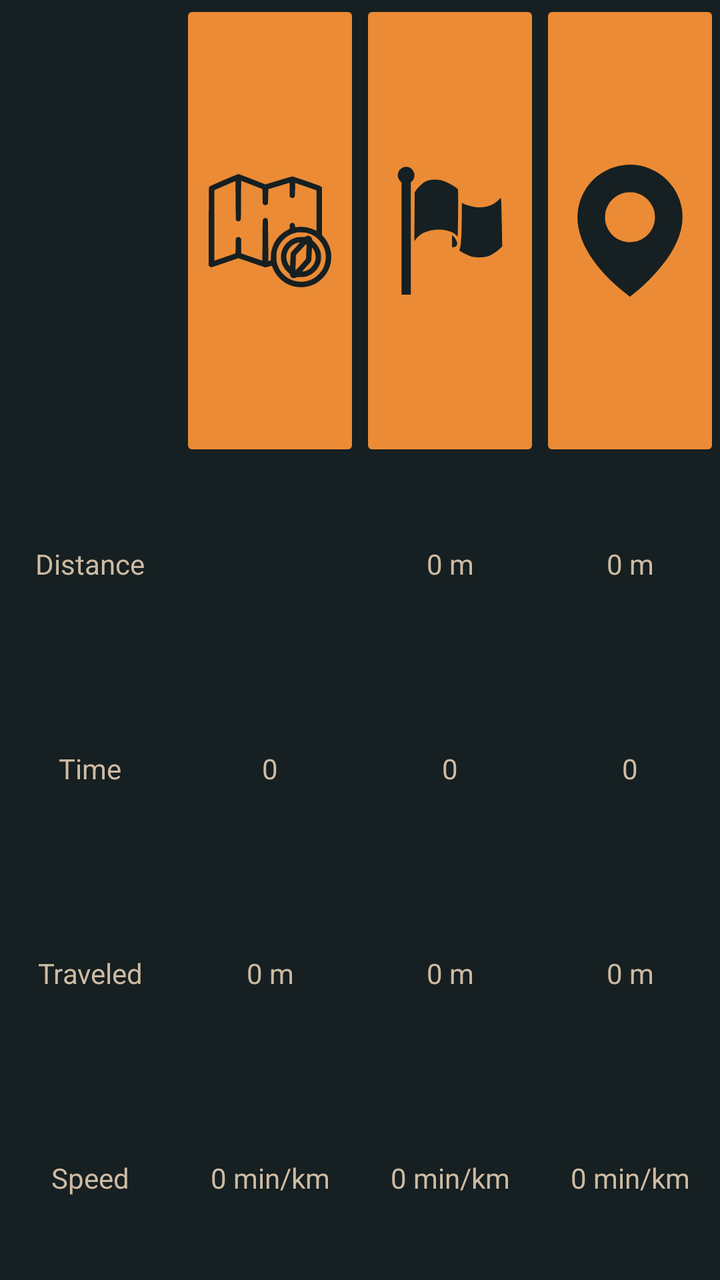
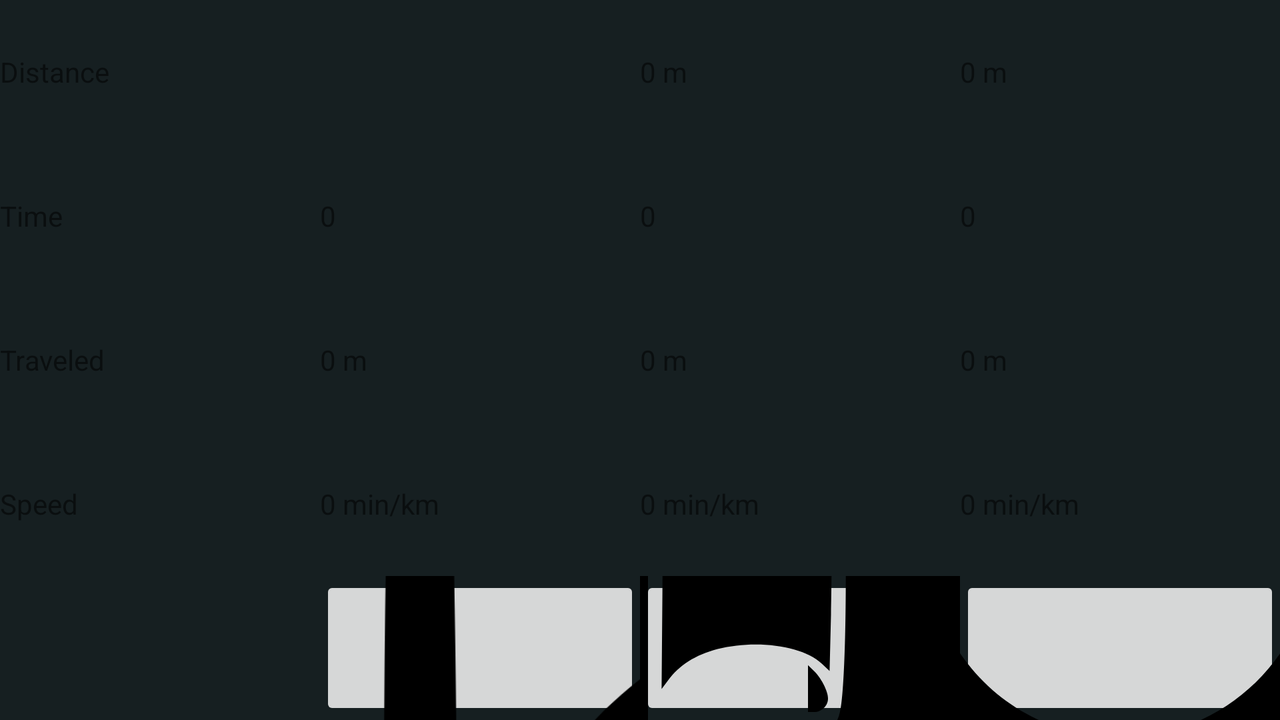

Two renders of one Android screen. The first uses the default layout on a phone; the second uses the alternative layout the repository ships for a different screen configuration, on a matching device. The two XML files are below.
<!-- AndroidManifest.xml: application theme Theme.GPSSportMap -->
<!-- res/layout/bottom_bar_ui.xml -->
<?xml version="1.0" encoding="utf-8"?>
<LinearLayout xmlns:android="http://schemas.android.com/apk/res/android"
    xmlns:app="http://schemas.android.com/apk/res-auto"
    android:id="@+id/linearLayoutBottomBarMain"
    android:layout_width="match_parent"
    android:layout_height="match_parent"
    android:background="#161f21"
    android:orientation="vertical"
    android:textAlignment="center"
    android:weightSum="100">

    <LinearLayout
        android:id="@+id/linearLayoutBottomBarButtons"
        android:layout_width="match_parent"
        android:layout_height="match_parent"
        android:layout_weight="16"
        android:gravity="end"
        android:orientation="horizontal"
        android:weightSum="4">

        <ImageButton
            android:id="@+id/sessionButton"
            style="@style/Image_buttons"
            android:layout_width="0dp"
            android:layout_height="match_parent"
            android:layout_weight="1"
            android:onClick="sessionButtonOnClick"
            app:srcCompat="@drawable/ic_map" />

        <ImageButton
            android:id="@+id/markButton"
            style="@style/Image_buttons"
            android:layout_width="0dp"
            android:layout_height="match_parent"
            android:layout_weight="1"
            android:onClick="markerButtonOnClick"
            app:srcCompat="@drawable/ic_flag" />

        <ImageButton
            android:id="@+id/wayPointButton"
            style="@style/Image_buttons"
            android:layout_width="0dp"
            android:layout_height="match_parent"
            android:layout_weight="1"
            android:onClick="waypointButtonOnClick"
            app:srcCompat="@drawable/ic_waypoint" />

    </LinearLayout>

    <LinearLayout
        android:id="@+id/linearLayoutBottomBarDistance"
        android:layout_width="match_parent"
        android:layout_height="match_parent"
        android:layout_weight="21"
        android:gravity="center_horizontal|center_vertical"
        android:orientation="horizontal"
        android:weightSum="4">

        <TextView
            android:id="@+id/textViewDistance"
            style="@style/Text_Views"
            android:layout_width="match_parent"
            android:layout_height="wrap_content"
            android:layout_weight="1"
            android:text="Distance" />

        <TextView
            android:id="@+id/textViewDistanceSession"
            style="@style/Text_Views"
            android:layout_width="match_parent"
            android:layout_height="wrap_content"
            android:layout_weight="1" />

        <TextView
            android:id="@+id/textViewDistanceMarker"
            style="@style/Text_Views"
            android:layout_width="match_parent"
            android:layout_height="wrap_content"
            android:layout_weight="1"
            android:text="0 m" />

        <TextView
            android:id="@+id/textViewDistanceWaypoint"
            style="@style/Text_Views"
            android:layout_width="match_parent"
            android:layout_height="wrap_content"
            android:layout_weight="1"
            android:text="0 m" />
    </LinearLayout>

    <LinearLayout
        android:id="@+id/linearLayoutBottomBarTime"
        android:layout_width="match_parent"
        android:layout_height="match_parent"
        android:layout_weight="21"
        android:gravity="center_horizontal|center_vertical"
        android:orientation="horizontal"
        android:weightSum="4">

        <TextView
            android:id="@+id/textViewTime"
            style="@style/Text_Views"
            android:layout_width="match_parent"
            android:layout_height="wrap_content"
            android:layout_weight="1"
            android:text="Time" />

        <TextView
            android:id="@+id/textViewTimeSession"
            style="@style/Text_Views"
            android:layout_width="match_parent"
            android:layout_height="wrap_content"
            android:layout_weight="1"
            android:text="0" />

        <TextView
            android:id="@+id/textViewTimeMarker"
            style="@style/Text_Views"
            android:layout_width="match_parent"
            android:layout_height="wrap_content"
            android:layout_weight="1"
            android:text="0" />

        <TextView
            android:id="@+id/textViewTimeWaypoint"
            style="@style/Text_Views"
            android:layout_width="match_parent"
            android:layout_height="wrap_content"
            android:layout_weight="1"
            android:text="0" />
    </LinearLayout>

    <LinearLayout
        android:id="@+id/linearLayoutBottomBarTraveled"
        android:layout_width="match_parent"
        android:layout_height="match_parent"
        android:layout_weight="21"
        android:gravity="center_horizontal|center_vertical"
        android:orientation="horizontal"
        android:weightSum="4">

        <TextView
            android:id="@+id/textViewTraveled"
            style="@style/Text_Views"
            android:layout_width="match_parent"
            android:layout_height="wrap_content"
            android:layout_weight="1"
            android:text="Traveled" />

        <TextView
            android:id="@+id/textViewTraveledSession"
            style="@style/Text_Views"
            android:layout_width="match_parent"
            android:layout_height="wrap_content"
            android:layout_weight="1"
            android:text="0 m" />

        <TextView
            android:id="@+id/textViewTraveledMarker"
            style="@style/Text_Views"
            android:layout_width="match_parent"
            android:layout_height="wrap_content"
            android:layout_weight="1"
            android:text="0 m" />

        <TextView
            android:id="@+id/textViewTraveledWaypoint"
            style="@style/Text_Views"
            android:layout_width="match_parent"
            android:layout_height="wrap_content"
            android:layout_weight="1"
            android:text="0 m" />
    </LinearLayout>

    <LinearLayout
        android:id="@+id/linearLayoutBottomBarSpeed"
        android:layout_width="match_parent"
        android:layout_height="match_parent"
        android:layout_weight="21"
        android:gravity="center_horizontal|center_vertical"
        android:orientation="horizontal"
        android:weightSum="4">

        <TextView
            android:id="@+id/textViewSpeed"
            style="@style/Text_Views"
            android:layout_width="match_parent"
            android:layout_height="wrap_content"
            android:layout_weight="1"
            android:text="Speed" />

        <TextView
            android:id="@+id/textViewSpeedSession"
            style="@style/Text_Views"
            android:layout_width="match_parent"
            android:layout_height="wrap_content"
            android:layout_weight="1"
            android:text="0 min/km" />

        <TextView
            android:id="@+id/textViewSpeedMarker"
            style="@style/Text_Views"
            android:layout_width="match_parent"
            android:layout_height="wrap_content"
            android:layout_weight="1"
            android:text="0 min/km" />

        <TextView
            android:id="@+id/textViewSpeedWaypoint"
            style="@style/Text_Views"
            android:layout_width="match_parent"
            android:layout_height="wrap_content"
            android:layout_weight="1"
            android:text="0 min/km" />
    </LinearLayout>
</LinearLayout>
<!-- resources referenced by this layout -->
<resources>
  <!-- drawable ic_flag (drawable) -->
  <vector xmlns:android="http://schemas.android.com/apk/res/android"
      android:width="256dp"
      android:height="256dp"
      android:viewportWidth="256"
      android:viewportHeight="256">
    <path
        android:pathData="M36.5,5.4c-10.4,4.8 -13,17.4 -5.4,26l2.9,3.4 0,108.6 0,108.6 9,-0 9,-0 0,-108.8 0,-108.9 2.1,-1.9c7.5,-6.8 6.4,-19.3 -2.3,-25.7 -3.4,-2.5 -11.3,-3.2 -15.3,-1.3z"
        android:fillColor="#000000"
        android:strokeColor="#00000000"/>
    <path
        android:pathData="M86.5,30.4c-2.2,0.7 -5.4,2 -7.1,2.9 -4.5,2.3 -13,10.3 -16.7,15.6l-3.2,4.6 -0.3,47.5 -0.4,47.5 3,-4c5.7,-7.9 13.8,-13 25,-16 19.3,-4.9 42.7,-1.7 52.1,7.3l3.9,3.7 0.7,-28c0.3,-15.4 0.5,-36.1 0.3,-46l-0.3,-17.9 -5,-3.9c-6,-4.6 -21.2,-12.1 -27.7,-13.6 -6.2,-1.4 -19.3,-1.3 -24.3,0.3z"
        android:fillColor="#000000"
        android:strokeColor="#00000000"/>
    <path
        android:pathData="M221.5,69.2c-9.8,9.7 -25,14.8 -40.2,13.4 -7.7,-0.7 -22.3,-4.5 -27.4,-7.1l-2.9,-1.6 -0.1,20.8c-0.1,37.3 -1.4,62.3 -3.4,67.1 -1.7,4.2 -1.7,4.3 0.1,5.7 4.2,3.2 17.5,9.5 23,11 6.6,1.7 19.8,1.9 26.4,0.4 7.7,-1.7 18.6,-7.8 25.6,-14.2l6.7,-6.1 -0.7,-42.1c-0.4,-23.1 -1.1,-44.3 -1.4,-47.1l-0.7,-5.1 -5,4.9z"
        android:fillColor="#000000"
        android:strokeColor="#00000000"/>
    <path
        android:pathData="M132,148.3l0,11.7 3,-0c3.7,-0 7,-3.1 7,-6.7 0,-3.7 -3.4,-10.3 -7,-13.8l-3,-2.9 0,11.7z"
        android:fillColor="#000000"
        android:strokeColor="#00000000"/>
  </vector>
  <!-- drawable ic_waypoint (drawable) -->
  <vector xmlns:android="http://schemas.android.com/apk/res/android"
      android:width="512dp"
      android:height="512dp"
      android:viewportWidth="512"
      android:viewportHeight="512">
    <path
        android:pathData="M235,1.1c-63.5,7.1 -118.3,41.6 -152.1,95.6 -26.8,42.7 -36.6,96.4 -27,146.9 6.2,32.3 18.8,64.9 37.8,97.3 33.2,56.9 91.8,119 158.6,168.5l3.8,2.8 4.7,-3.8c35.5,-28.5 61.4,-52.2 84.5,-77.3 42.5,-45.9 68.4,-82.3 88.2,-123.4 28.5,-59.3 33.7,-114.4 15.9,-167.4 -10.8,-32 -26.3,-57.1 -49.6,-80.5 -43.3,-43.3 -105.3,-65.4 -164.8,-58.7zM282.2,110.4c27.6,8.2 48.6,25.8 60.8,51 6.5,13.4 9.1,24 9.7,39.1 2.7,68.6 -65.1,117.9 -130,94.5 -30.4,-11.1 -52.9,-36.4 -61.3,-69 -2.9,-11.3 -2.7,-34.4 0.4,-46 2.9,-10.7 10.5,-26.6 17,-35 14.4,-19 36.8,-32.6 61,-37 2.6,-0.5 11.2,-0.7 19.2,-0.6 12,0.3 16,0.8 23.2,3z"
        android:fillColor="#000000"
        android:strokeColor="#00000000"/>
  </vector>
  <style name="Image_buttons" parent="Widget.AppCompat.ImageButton">
          <item name="cornerRadius">5sp</item>
          <item name="android:scaleType">fitCenter</item>
          <item name="android:adjustViewBounds">true</item>
          <item name="android:layout_margin">0dp</item>
          <item name="android:backgroundTint">@color/ui_button</item>
          <item name="android:tint">@color/dark_gray</item>
          <item name="android:layout_gravity">center</item>
      </style>
  <style name="Text_Views" parent="Widget.AppCompat.TextView">
          <item name="android:gravity">center</item>
          <item name="android:textColor">@color/creme</item>
      </style>
  <style name="Theme.GPSSportMap" parent="Theme.MaterialComponents.DayNight.NoActionBar">
          
          <item name="colorPrimary">@color/creme</item>
          <item name="colorPrimaryVariant">@color/dark_gray</item>
          <item name="colorOnPrimary">@color/white</item>
          
          <item name="colorSecondary">@color/teal_200</item>
          <item name="colorSecondaryVariant">@color/teal_700</item>
          <item name="colorOnSecondary">@color/black</item>
          
          <item name="android:statusBarColor" tools:targetApi="l">?attr/colorPrimaryVariant</item>
          
      </style>
  <color name="ui_button">#eb8b35</color>
  <color name="dark_gray">#161f21</color>
  <color name="creme">#cdbba3</color>
  <color name="white">#FFFFFFFF</color>
  <color name="teal_200">#FF03DAC5</color>
  <color name="teal_700">#FF018786</color>
  <color name="black">#FF000000</color>
</resources>
<!-- res/layout-land/bottom_bar_ui.xml (the repository's variant of the layout above) -->
<!-- drawn on the phone turned sideways -->
<?xml version="1.0" encoding="utf-8"?>
<LinearLayout xmlns:android="http://schemas.android.com/apk/res/android"
    xmlns:app="http://schemas.android.com/apk/res-auto"
    android:id="@+id/linearLayoutBottomBarMain"
    android:layout_width="match_parent"
    android:layout_height="match_parent"
    android:background="#161f21"
    android:orientation="vertical"
    android:textAlignment="center"
    android:weightSum="100">

    <LinearLayout
        android:id="@+id/linearLayoutBottomBarDistance"
        android:layout_width="match_parent"
        android:layout_height="match_parent"
        android:layout_weight="20"
        android:gravity="center_horizontal|center_vertical"
        android:orientation="horizontal"
        android:weightSum="4">

        <TextView
            android:id="@+id/textViewDistance"
            style="@style/Bottom_Bar_Text_Views"
            android:layout_width="match_parent"
            android:layout_height="wrap_content"
            android:layout_weight="1"
            android:text="Distance" />

        <TextView
            android:id="@+id/textViewDistanceSession"
            style="@style/Bottom_Bar_Text_Views"
            android:layout_width="match_parent"
            android:layout_height="wrap_content"
            android:layout_weight="1" />

        <TextView
            android:id="@+id/textViewDistanceMarker"
            style="@style/Bottom_Bar_Text_Views"
            android:layout_width="match_parent"
            android:layout_height="wrap_content"
            android:layout_weight="1"
            android:text="0 m" />

        <TextView
            android:id="@+id/textViewDistanceWaypoint"
            style="@style/Bottom_Bar_Text_Views"
            android:layout_width="match_parent"
            android:layout_height="wrap_content"
            android:layout_weight="1"
            android:text="0 m" />
    </LinearLayout>

    <LinearLayout
        android:id="@+id/linearLayoutBottomBarTime"
        android:layout_width="match_parent"
        android:layout_height="match_parent"
        android:layout_weight="20"
        android:gravity="center_horizontal|center_vertical"
        android:orientation="horizontal"
        android:weightSum="4">

        <TextView
            android:id="@+id/textViewTime"
            style="@style/Bottom_Bar_Text_Views"
            android:layout_width="match_parent"
            android:layout_height="wrap_content"
            android:layout_weight="1"
            android:text="Time" />

        <TextView
            android:id="@+id/textViewTimeSession"
            style="@style/Bottom_Bar_Text_Views"
            android:layout_width="match_parent"
            android:layout_height="wrap_content"
            android:layout_weight="1"
            android:text="0" />

        <TextView
            android:id="@+id/textViewTimeMarker"
            style="@style/Bottom_Bar_Text_Views"
            android:layout_width="match_parent"
            android:layout_height="wrap_content"
            android:layout_weight="1"
            android:text="0" />

        <TextView
            android:id="@+id/textViewTimeWaypoint"
            style="@style/Bottom_Bar_Text_Views"
            android:layout_width="match_parent"
            android:layout_height="wrap_content"
            android:layout_weight="1"
            android:text="0" />
    </LinearLayout>

    <LinearLayout
        android:id="@+id/linearLayoutBottomBarTraveled"
        android:layout_width="match_parent"
        android:layout_height="match_parent"
        android:layout_weight="20"
        android:gravity="center_horizontal|center_vertical"
        android:orientation="horizontal"
        android:weightSum="4">

        <TextView
            android:id="@+id/textViewTraveled"
            style="@style/Bottom_Bar_Text_Views"
            android:layout_width="match_parent"
            android:layout_height="wrap_content"
            android:layout_weight="1"
            android:text="Traveled" />

        <TextView
            android:id="@+id/textViewTraveledSession"
            style="@style/Bottom_Bar_Text_Views"
            android:layout_width="match_parent"
            android:layout_height="wrap_content"
            android:layout_weight="1"
            android:text="0 m" />

        <TextView
            android:id="@+id/textViewTraveledMarker"
            style="@style/Bottom_Bar_Text_Views"
            android:layout_width="match_parent"
            android:layout_height="wrap_content"
            android:layout_weight="1"
            android:text="0 m" />

        <TextView
            android:id="@+id/textViewTraveledWaypoint"
            style="@style/Bottom_Bar_Text_Views"
            android:layout_width="match_parent"
            android:layout_height="wrap_content"
            android:layout_weight="1"
            android:text="0 m" />
    </LinearLayout>

    <LinearLayout
        android:id="@+id/linearLayoutBottomBarSpeed"
        android:layout_width="match_parent"
        android:layout_height="match_parent"
        android:layout_weight="20"
        android:gravity="center_horizontal|center_vertical"
        android:orientation="horizontal"
        android:weightSum="4">

        <TextView
            android:id="@+id/textViewSpeed"
            style="@style/Bottom_Bar_Text_Views"
            android:layout_width="match_parent"
            android:layout_height="wrap_content"
            android:layout_weight="1"
            android:text="Speed" />

        <TextView
            android:id="@+id/textViewSpeedSession"
            style="@style/Bottom_Bar_Text_Views"
            android:layout_width="match_parent"
            android:layout_height="wrap_content"
            android:layout_weight="1"
            android:text="0 min/km" />

        <TextView
            android:id="@+id/textViewSpeedMarker"
            style="@style/Bottom_Bar_Text_Views"
            android:layout_width="match_parent"
            android:layout_height="wrap_content"
            android:layout_weight="1"
            android:text="0 min/km" />

        <TextView
            android:id="@+id/textViewSpeedWaypoint"
            style="@style/Bottom_Bar_Text_Views"
            android:layout_width="match_parent"
            android:layout_height="wrap_content"
            android:layout_weight="1"
            android:text="0 min/km" />
    </LinearLayout>

    <LinearLayout
        android:id="@+id/linearLayoutBottomBarButtons"
        android:layout_width="match_parent"
        android:layout_height="match_parent"
        android:layout_weight="20"
        android:gravity="end"
        android:orientation="horizontal"
        android:weightSum="4">

        <ImageButton
            android:id="@+id/sessionButton"
            style="@style/UI_image_buttons"
            android:layout_width="0dp"
            android:layout_height="match_parent"
            android:layout_weight="1"
            android:onClick="sessionButtonOnClick"
            app:srcCompat="@drawable/ic_map" />

        <ImageButton
            android:id="@+id/markButton"
            style="@style/UI_image_buttons"
            android:layout_width="0dp"
            android:layout_height="match_parent"
            android:layout_weight="1"
            android:onClick="markerButtonOnClick"
            app:srcCompat="@drawable/ic_flag" />

        <ImageButton
            android:id="@+id/wayPointButton"
            style="@style/UI_image_buttons"
            android:layout_width="0dp"
            android:layout_height="match_parent"
            android:layout_weight="1"
            android:onClick="waypointButtonOnClick"
            app:srcCompat="@drawable/ic_waypoint" />

    </LinearLayout>
</LinearLayout>
<!-- resources referenced by the variant -->
<!-- as the phone turned sideways resolves them -->
<resources>
  <!-- drawable ic_flag (drawable) -->
  <vector xmlns:android="http://schemas.android.com/apk/res/android"
      android:width="256dp"
      android:height="256dp"
      android:viewportWidth="256"
      android:viewportHeight="256">
    <path
        android:pathData="M36.5,5.4c-10.4,4.8 -13,17.4 -5.4,26l2.9,3.4 0,108.6 0,108.6 9,-0 9,-0 0,-108.8 0,-108.9 2.1,-1.9c7.5,-6.8 6.4,-19.3 -2.3,-25.7 -3.4,-2.5 -11.3,-3.2 -15.3,-1.3z"
        android:fillColor="#000000"
        android:strokeColor="#00000000"/>
    <path
        android:pathData="M86.5,30.4c-2.2,0.7 -5.4,2 -7.1,2.9 -4.5,2.3 -13,10.3 -16.7,15.6l-3.2,4.6 -0.3,47.5 -0.4,47.5 3,-4c5.7,-7.9 13.8,-13 25,-16 19.3,-4.9 42.7,-1.7 52.1,7.3l3.9,3.7 0.7,-28c0.3,-15.4 0.5,-36.1 0.3,-46l-0.3,-17.9 -5,-3.9c-6,-4.6 -21.2,-12.1 -27.7,-13.6 -6.2,-1.4 -19.3,-1.3 -24.3,0.3z"
        android:fillColor="#000000"
        android:strokeColor="#00000000"/>
    <path
        android:pathData="M221.5,69.2c-9.8,9.7 -25,14.8 -40.2,13.4 -7.7,-0.7 -22.3,-4.5 -27.4,-7.1l-2.9,-1.6 -0.1,20.8c-0.1,37.3 -1.4,62.3 -3.4,67.1 -1.7,4.2 -1.7,4.3 0.1,5.7 4.2,3.2 17.5,9.5 23,11 6.6,1.7 19.8,1.9 26.4,0.4 7.7,-1.7 18.6,-7.8 25.6,-14.2l6.7,-6.1 -0.7,-42.1c-0.4,-23.1 -1.1,-44.3 -1.4,-47.1l-0.7,-5.1 -5,4.9z"
        android:fillColor="#000000"
        android:strokeColor="#00000000"/>
    <path
        android:pathData="M132,148.3l0,11.7 3,-0c3.7,-0 7,-3.1 7,-6.7 0,-3.7 -3.4,-10.3 -7,-13.8l-3,-2.9 0,11.7z"
        android:fillColor="#000000"
        android:strokeColor="#00000000"/>
  </vector>
  <!-- drawable ic_map: vector/xml drawable (drawable, 4461 chars, omitted) -->
  <!-- drawable ic_waypoint (drawable) -->
  <vector xmlns:android="http://schemas.android.com/apk/res/android"
      android:width="512dp"
      android:height="512dp"
      android:viewportWidth="512"
      android:viewportHeight="512">
    <path
        android:pathData="M235,1.1c-63.5,7.1 -118.3,41.6 -152.1,95.6 -26.8,42.7 -36.6,96.4 -27,146.9 6.2,32.3 18.8,64.9 37.8,97.3 33.2,56.9 91.8,119 158.6,168.5l3.8,2.8 4.7,-3.8c35.5,-28.5 61.4,-52.2 84.5,-77.3 42.5,-45.9 68.4,-82.3 88.2,-123.4 28.5,-59.3 33.7,-114.4 15.9,-167.4 -10.8,-32 -26.3,-57.1 -49.6,-80.5 -43.3,-43.3 -105.3,-65.4 -164.8,-58.7zM282.2,110.4c27.6,8.2 48.6,25.8 60.8,51 6.5,13.4 9.1,24 9.7,39.1 2.7,68.6 -65.1,117.9 -130,94.5 -30.4,-11.1 -52.9,-36.4 -61.3,-69 -2.9,-11.3 -2.7,-34.4 0.4,-46 2.9,-10.7 10.5,-26.6 17,-35 14.4,-19 36.8,-32.6 61,-37 2.6,-0.5 11.2,-0.7 19.2,-0.6 12,0.3 16,0.8 23.2,3z"
        android:fillColor="#000000"
        android:strokeColor="#00000000"/>
  </vector>
  <style name="Theme.GPSSportMap" parent="Theme.MaterialComponents.DayNight.NoActionBar">
          
          <item name="colorPrimary">@color/creme</item>
          <item name="colorPrimaryVariant">@color/dark_gray</item>
          <item name="colorOnPrimary">@color/white</item>
          
          <item name="colorSecondary">@color/teal_200</item>
          <item name="colorSecondaryVariant">@color/teal_700</item>
          <item name="colorOnSecondary">@color/black</item>
          
          <item name="android:statusBarColor" tools:targetApi="l">?attr/colorPrimaryVariant</item>
          
      </style>
  <color name="creme">#cdbba3</color>
  <color name="dark_gray">#161f21</color>
  <color name="white">#FFFFFFFF</color>
  <color name="teal_200">#FF03DAC5</color>
  <color name="teal_700">#FF018786</color>
  <color name="black">#FF000000</color>
</resources>
